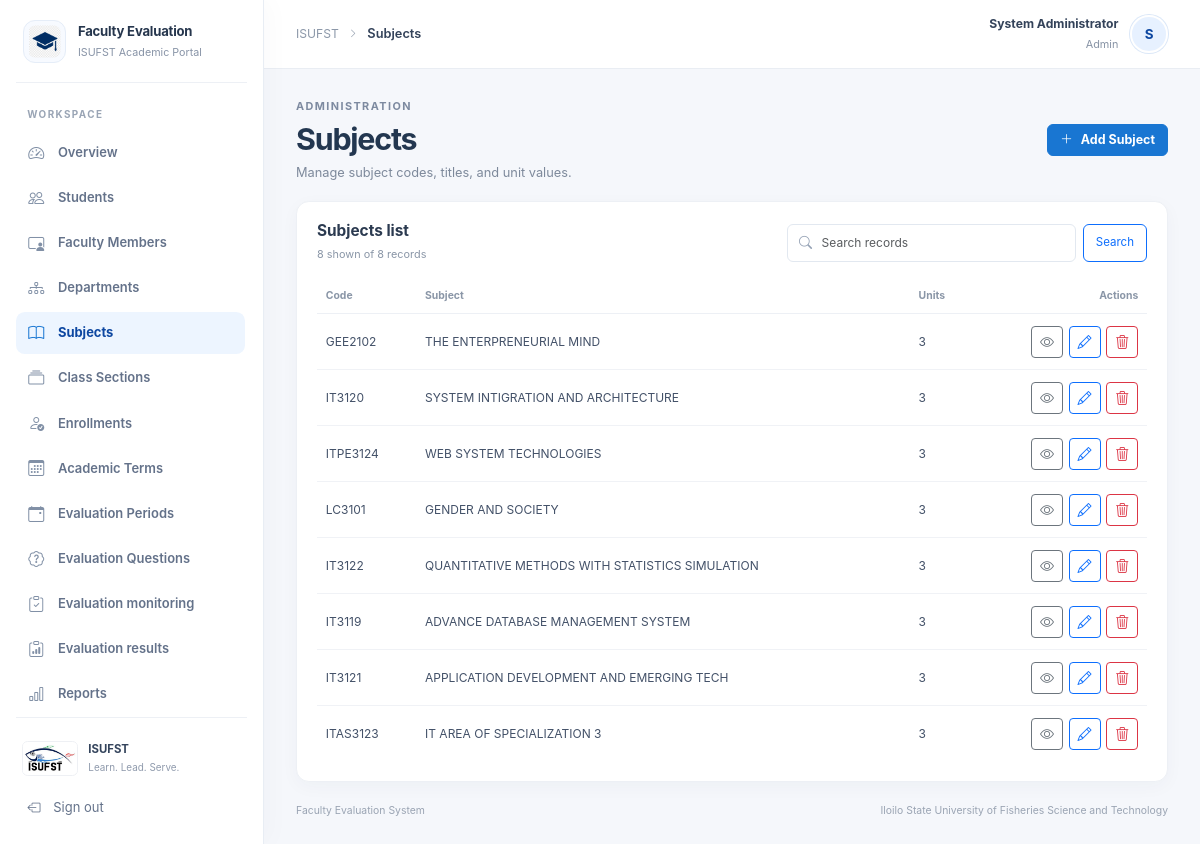
/faculty_evaluation_system/admin/manage.php?module=subjects (signed in), run on the app's committed database.
### tables this page shows
CREATE TABLE `users` (
  `id` int(11) NOT NULL,
  `full_name` varchar(150) NOT NULL,
  `email` varchar(150) NOT NULL,
  `password_hash` varchar(255) NOT NULL,
  `role` enum('admin','student','faculty') NOT NULL,
  `status` enum('active','inactive') DEFAULT 'active',
  `created_at` timestamp NULL DEFAULT current_timestamp()
);

CREATE TABLE `subjects` (
  `id` int(11) NOT NULL,
  `subject_code` varchar(30) NOT NULL,
  `subject_name` varchar(150) NOT NULL,
  `units` int(11) DEFAULT 3
);

### faculty_evaluation_system/admin/manage.php (the view, shortened to what the rows shown need)
<?php
require_once __DIR__ . '/../includes/auth.php';
require_once __DIR__ . '/../includes/portal.php';
require_once __DIR__ . '/../config/database.php';
$admin = requireRole('admin');
function managementEscape($value): string
{
    return htmlspecialchars((string) $value, ENT_QUOTES, 'UTF-8');
}
function managementBind(mysqli_stmt $stmt, string $types, array &$values): void
{
    $arguments = [$types];
    foreach ($values as &$value) {
        $arguments[] = &$value;
    }
    call_user_func_array([$stmt, 'bind_param'], $arguments);
}
$modules = managementModules();
$moduleKey = isset($_GET['module']) && is_string($_GET['module']) ? $_GET['module'] : '';
$module = $modules[$moduleKey];
$idColumns = [
    'departments' => 'departments.id',
    'subjects' => 'subjects.id',
    'terms' => 'academic_terms.id',
    'sections' => 'cs.id',
    'enrollments' => 'e.id',
    'periods' => 'ep.id',
    'questions' => 'evaluation_questions.id',
    'students' => 's.id',
    'faculty' => 'f.id',
];
$orderColumns = [
    'questions' => 'evaluation_questions.category ASC, evaluation_questions.sort_order ASC, evaluation_questions.id ASC',
];
$page = filter_input(INPUT_GET, 'page', FILTER_VALIDATE_INT);
$page = $page !== false && $page !== null ? max(1, $page) : 1;
$perPage = 10;
$search = isset($_GET['q']) && is_string($_GET['q']) ? trim($_GET['q']) : '';
$editId = filter_input(INPUT_GET, 'edit', FILTER_VALIDATE_INT);
$editId = $editId !== false && $editId !== null && $editId > 0 ? $editId : 0;
$whereSql = '';
$searchValues = [];
$searchTypes = '';
$countStmt = $conn->prepare($module['count_sql'] . $whereSql);
$countStmt->execute();
$totalRecords = (int) $countStmt->get_result()->fetch_row()[0];
$totalPages = max(1, (int) ceil($totalRecords / $perPage));
$page = min($page, $totalPages);
$offset = ($page - 1) * $perPage;
$listValues = $searchValues;
$listTypes = $searchTypes;
$listValues[] = $perPage;
$listValues[] = $offset;
$listTypes .= 'ii';
$listSql = $conn->prepare(
    $module['list_sql'] . $whereSql . ' ORDER BY '
        . ($orderColumns[$moduleKey] ?? ($idColumns[$moduleKey] . ' DESC'))
        . ' LIMIT ? OFFSET ?'
);
managementBind($listSql, $listTypes, $listValues);
$listSql->execute();
$rows = $listSql->get_result()->fetch_all(MYSQLI_ASSOC);
$listTitle = $module['title'];
$formAction = appPath('admin/manage.php?module=' . rawurlencode($moduleKey)
    . ($editId > 0 ? '&edit=' . $editId : ''));
$queryBase = appPath('admin/manage.php?module=' . rawurlencode($moduleKey));
$token = csrfToken();
renderPortalPage($listTitle, $admin, static function () use (
    $module,
    $moduleKey,
    $allFields,
    $optionLists,
    $record,
    $formRecord,
    $editId,
    $showForm,
    $rows,
    $totalRecords,
    $page,
    $totalPages,
    $search,
    $success,
    $error,
    $viewId,
    $departmentDetails,
    $departmentDetailsError,
    $subjectViewId,
    $subjectDetails,
    $subjectDetailsError,
    $sectionViewId,
    $sectionDetails,
    $sectionDetailsError,
    $termViewId,
    $termDetails,
    $termDetailsError,
    $termStatusFilter,
    $facultyViewId,
    $facultyDetails,
    $facultyDetailsError,
    $facultyDepartments,
    $facultyDepartmentFilter,
    $facultyStatusFilter,
    $studentViewId,
    $studentDetails,
    $studentDetailsError,
    $studentDepartments,
    $studentYearLevels,
    $studentDepartmentFilter,
    $studentYearLevelFilter,
    $studentStatusFilter,
    $enrollmentViewId,
    $enrollmentDetails,
    $enrollmentDetailsError,
    $enrollmentTerms,
    $enrollmentFaculty,
    $enrollmentSubjects,
    $enrollmentTermFilter,
    $enrollmentFacultyFilter,
    $enrollmentSubjectFilter,
    $periodStatusFilter,
    $periodViewId,
    $periodDetails,
    $periodDetailsError,
    $questionViewId,
    $questionDetails,
    $questionDetailsError,
    $formAction,
    $queryBase,
    $paginationBase,
    $token
): void {
    ?>
    <section class="page-heading-row">
        <div>
            <h1><?= managementEscape($module['title']) ?></h1>
        </div>
    </section>
    <section class="content-card management-list-card">
        <div class="management-list-toolbar">
            <div><h2><?= managementEscape($module['title']) ?> list</h2><span><?= count($rows) ?> shown of <?= (int) $totalRecords ?> record<?= $totalRecords === 1 ? '' : 's' ?></span></div>
        </div>
        <?php if ($rows === []): ?>
            <?php dashboardEmptyState($search === '' ? 'No records yet. Use the add button to create the first record.' : 'No records match your search.'); ?>
        <?php else: ?>
            <div class="table-responsive">
                <table class="table portal-table management-table align-middle mb-0">
                    <thead>
                        <tr>
                            <?php foreach ($module['columns'] as $label => $_): ?><th><?= managementEscape($label) ?></th><?php endforeach; ?>
                            <th class="text-end">Actions</th>
                        </tr>
                    </thead>
                    <tbody>
                    <?php foreach ($rows as $row): ?>
                        <tr>
                            <?php foreach ($module['columns'] as $column => $key): ?>
                                <?php $cell = $row[$key] ?? ''; ?>
                                <td>
                                    <?php if ($key === 'status' || $key === 'is_active'): ?>
                                        <?php
                                        $active = $key === 'is_active'
                                            ? (int) $cell === 1
                                            : in_array($cell, ['active', 'open', 'completed'], true);
                                        $statusClass = $active
                                            ? 'status-complete'
                                            : ($cell === 'upcoming' ? 'status-upcoming' : 'status-closed');
                                        ?>
                                        <span class="status-badge <?= $statusClass ?>"><?= managementEscape($key === 'is_active' ? ($active ? 'Active' : 'Inactive') : ucfirst((string) $cell)) ?></span>
                                    <?php else: ?>
                                        <?= managementEscape($cell !== '' && $cell !== null ? $cell : '—') ?>
                                    <?php endif; ?>
                                </td>
                            <?php endforeach; ?>
                            <td>
                                <div class="management-actions">
                                    <?php if (in_array($moduleKey, ['departments', 'subjects', 'sections', 'terms', 'faculty', 'students', 'enrollments', 'periods', 'questions'], true)): ?>
                                        <a class="btn btn-sm btn-outline-secondary" href="<?= managementEscape($queryBase . '&view=' . (int) $row['id']) ?>" aria-label="View <?= managementEscape($moduleKey === 'terms' ? 'academic term' : ($moduleKey === 'subjects' ? 'subject' : ($moduleKey === 'sections' ? 'class section' : ($moduleKey === 'faculty' ? 'faculty' : ($moduleKey === 'students' ? 'student' : ($moduleKey === 'enrollments' ? 'enrollment' : ($moduleKey === 'periods' ? 'evaluation period' : ($moduleKey === 'questions' ? 'evaluation question' : 'department')))))))) ?> details">
                                            <i class="bi bi-eye" aria-hidden="true"></i><span class="visually-hidden">View details</span>
                                        </a>
                                    <?php endif; ?>
                                    <a class="btn btn-sm btn-outline-primary" href="<?= managementEscape($queryBase . '&edit=' . (int) $row['id']) ?>" aria-label="Edit record">
                                        <i class="bi bi-pencil" aria-hidden="true"></i><span class="visually-hidden">Edit</span>
                                    </a>
                                    <?php if ($module['kind'] === 'profile'): ?>
                                        <form method="post" action="<?= managementEscape($formAction) ?>" data-confirm-form data-confirm-message="Change this account's active status?">
                                            <input type="hidden" name="csrf_token" value="<?= managementEscape($token) ?>">
                                            <input type="hidden" name="action" value="deactivate">
                                            <input type="hidden" name="id" value="<?= (int) $row['id'] ?>">
                                            <button class="btn btn-sm btn-outline-secondary" type="submit" aria-label="Toggle account status"><i class="bi bi-person-lock" aria-hidden="true"></i></button>
                                        </form>
                                        <?php if ($moduleKey === 'faculty'): ?>
                                            <form method="post" action="<?= managementEscape($formAction) ?>" data-confirm-form data-confirm-message="Delete this faculty profile and its account? Existing class assignments or evaluation records will prevent deletion. Deactivate the account if the member has historical records.">
                                                <input type="hidden" name="csrf_token" value="<?= managementEscape($token) ?>">
                                                <input type="hidden" name="action" value="delete">
                                                <input type="hidden" name="id" value="<?= (int) $row['id'] ?>">
                                                <button class="btn btn-sm btn-outline-danger" type="submit" aria-label="Delete faculty profile"><i class="bi bi-trash3" aria-hidden="true"></i></button>
                                            </form>
                                        <?php endif; ?>
                                        <?php if ($moduleKey === 'students'): ?>
                                            <form method="post" action="<?= managementEscape($formAction) ?>" data-confirm-form data-confirm-message="Delete this student profile and account? Existing enrollments or evaluation history will prevent deletion. Deactivate the account to preserve historical records.">
                                                <input type="hidden" name="csrf_token" value="<?= managementEscape($token) ?>">
                                                <input type="hidden" name="action" value="delete">
                                                <input type="hidden" name="id" value="<?= (int) $row['id'] ?>">
                                                <button class="btn btn-sm btn-outline-danger" type="submit" aria-label="Delete student profile"><i class="bi bi-trash3" aria-hidden="true"></i></button>
                                            </form>
                                        <?php endif; ?>
                                    <?php elseif ($moduleKey !== 'questions'): ?>
                                        <form method="post" action="<?= managementEscape($formAction) ?>" data-confirm-form data-confirm-message="<?= $moduleKey === 'sections' ? 'Delete this class section? Sections with student enrollments or evaluation records cannot be deleted.' : ($moduleKey === 'enrollments' ? 'Remove this enrollment? Enrollments with evaluation history cannot be removed.' : 'Delete this record? Records referenced by academic history cannot be deleted.') ?>">
                                            <button class="btn btn-sm btn-outline-danger" type="submit" aria-label="Delete record"><i class="bi bi-trash3" aria-hidden="true"></i></button>
                                        </form>
                                    <?php endif; ?>
                                </div>
                            </td>
                        </tr>
                    <?php endforeach; ?>
                    </tbody>
                </table>
            </div>
        <?php endif; ?>
    </section>
    <?php
});

### faculty_evaluation_system/includes/portal.php (shortened to what the rows shown need)
<?php
function renderPortalPage(string $title, array $user, callable $content): void
{
    $role = (string) ($user['role'] ?? '');
    $initial = strtoupper(substr((string) ($user['full_name'] ?? 'U'), 0, 1));
    ?>
    <!DOCTYPE html>
    <html lang="en">
    <head>
        <link href="https://cdn.jsdelivr.net/npm/bootstrap@5.3.3/dist/css/bootstrap.min.css" rel="stylesheet">
        <link href="https://cdn.jsdelivr.net/npm/bootstrap-icons@1.11.3/font/bootstrap-icons.min.css" rel="stylesheet">
        <link href="<?= htmlspecialchars(appPath('assets/css/style.css'), ENT_QUOTES, 'UTF-8') ?>" rel="stylesheet">
    </head>
    <body class="portal-page">
        <div class="portal-shell">
            <div class="portal-main">
                <header class="portal-topbar">
                    <div class="topbar-user">
                        <div class="topbar-user-copy">
                            <strong><?= htmlspecialchars($user['full_name'] ?? '', ENT_QUOTES, 'UTF-8') ?></strong>
                            <span><?= htmlspecialchars(ucfirst($role), ENT_QUOTES, 'UTF-8') ?></span>
                        </div>
                        <div class="user-avatar" aria-hidden="true"><?= htmlspecialchars($initial, ENT_QUOTES, 'UTF-8') ?></div>
                    </div>
                </header>
                <main class="portal-content">
                    <?php $content(); ?>
                </main>
            </div>
        </div>
    </body>
    </html>
    <?php
}
    ?>

### data on the page
users: full_name "System Administrator", role "Admin", full_name "S"
subjects: subject_code "GEE2102", subject_name "THE ENTERPRENEURIAL MIND", units "3"
subjects: subject_code "IT3120", subject_name "SYSTEM INTIGRATION AND ARCHITECTURE", units "3"
subjects: subject_code "ITPE3124", subject_name "WEB SYSTEM TECHNOLOGIES", units "3"
subjects: subject_code "LC3101", subject_name "GENDER AND SOCIETY", units "3"
subjects: subject_code "IT3122", subject_name "QUANTITATIVE METHODS WITH STATISTICS SIMULATION", units "3"
subjects: subject_code "IT3119", subject_name "ADVANCE DATABASE MANAGEMENT SYSTEM", units "3"
subjects: subject_code "IT3121", subject_name "APPLICATION DEVELOPMENT AND EMERGING TECH", units "3"
subjects: subject_code "ITAS3123", subject_name "IT AREA OF SPECIALIZATION 3", units "3"

### other printed values
$label "Overview"
$label "Students"
$label "Faculty Members"
$label "Departments"
$label "Subjects"
$label "Class Sections"
$label "Enrollments"
$label "Academic Terms"
$label "Evaluation Periods"
$label "Evaluation Questions"
$label "Evaluation monitoring"
$label "Evaluation results"
$label "Reports"
$title "Subjects"
managementEscape($module['title']) "Subjects"
